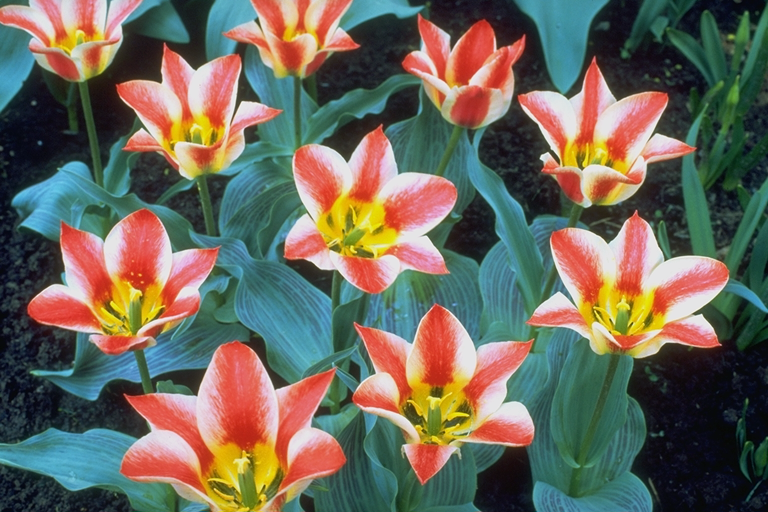
#> input picture tulips.png, 768 x 512 px
$ python Sobel_operator.py tulips.png
#> lines starting #> are read from the running program, lines starting #| are printed output that depends on the picture
import sys
import cv2 as cv


def main(argv):

    window_name = ('Sobel Demo - Simple Edge Detector')
    scale = 1
    delta = 0
    ddepth = cv.CV_16S

    src = cv.imread('tulips.png')
#> src is the input picture: shape (512, 768, 3); mean B, G, R 91.1, 104, 109.5
    gray = cv.cvtColor(src, cv.COLOR_BGR2GRAY)
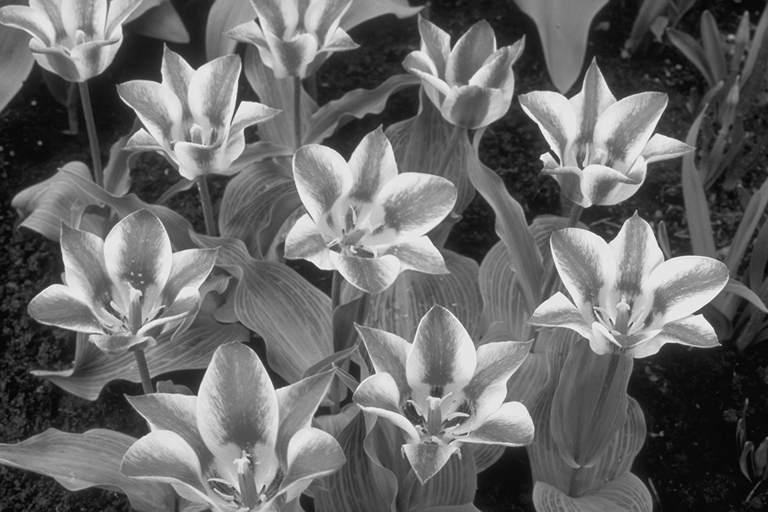
#> gray: shape (512, 768); min 4, max 244, mean 104.2
    grad_x = cv.Sobel(gray, ddepth, 1, 0, ksize=3, scale=scale,
                      delta=delta, borderType=cv.BORDER_DEFAULT)
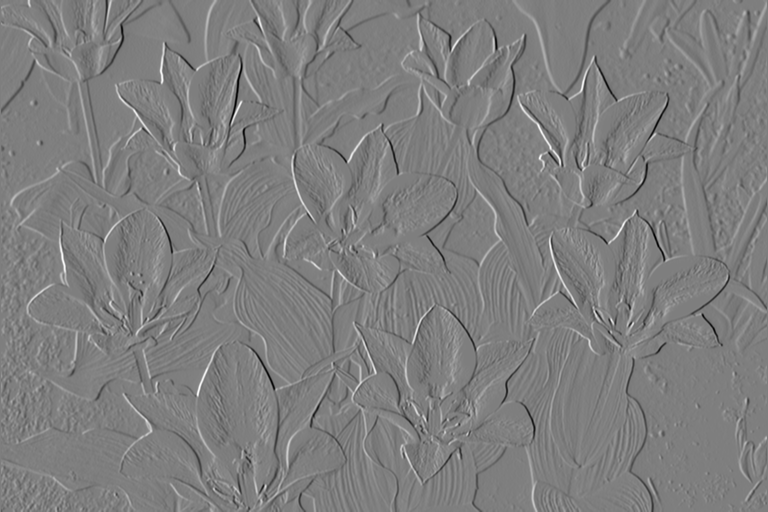
#> grad_x: shape (512, 768) int16; min -684, max 690, mean -0.1; drawn with min black and max white

    grad_y = cv.Scharr(gray, ddepth, 0, 1)
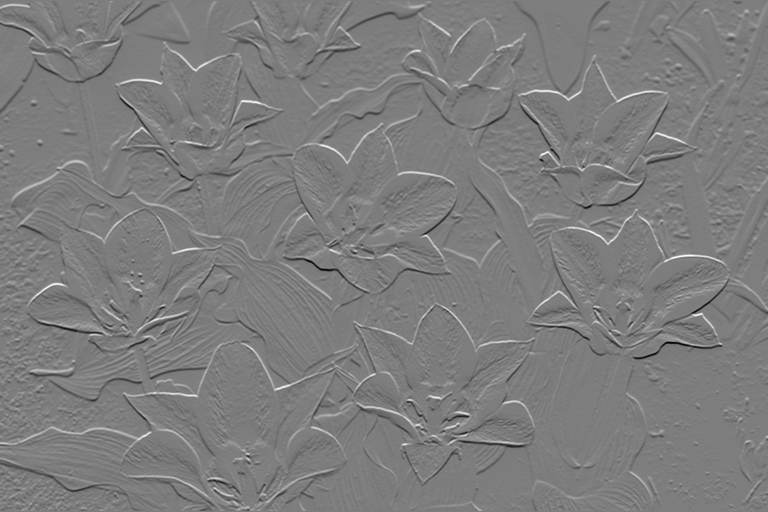
#> grad_y: shape (512, 768) int16; min -2798, max 2874, mean -1.9; drawn with min black and max white
    grad_y = cv.Sobel(gray, ddepth, 0, 1, ksize=3, scale=scale,
                      delta=delta, borderType=cv.BORDER_DEFAULT)

    abs_grad_x = cv.convertScaleAbs(grad_x)
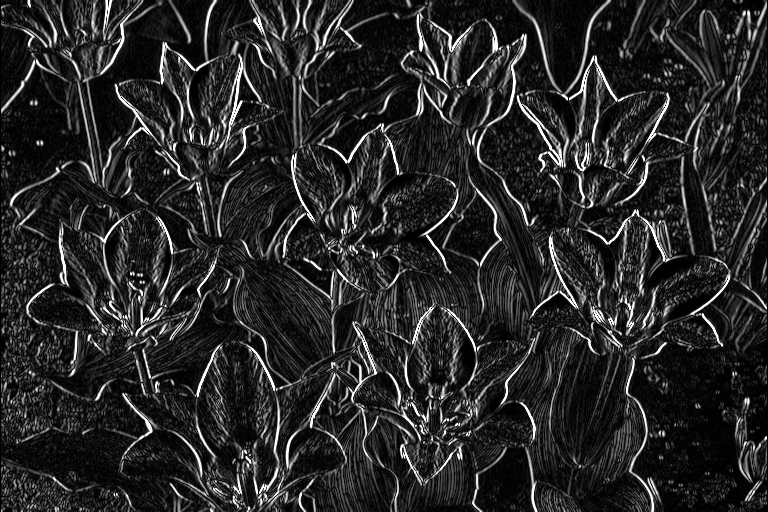
#> abs_grad_x: shape (512, 768); min 0, max 255, mean 40.6
    abs_grad_y = cv.convertScaleAbs(grad_y)
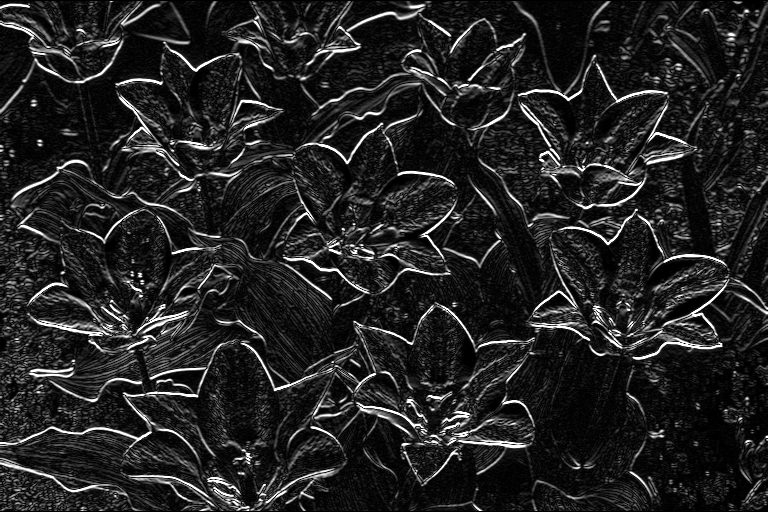
#> abs_grad_y: shape (512, 768); min 0, max 255, mean 35.7

    grad = cv.addWeighted(abs_grad_x, 0.5, abs_grad_y, 0.5, 0)
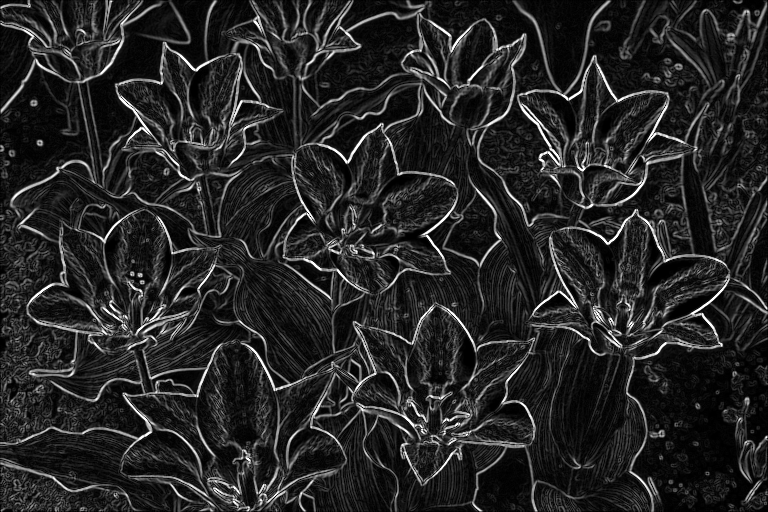
#> grad: shape (512, 768); min 0, max 255, mean 38.2

    cv.imwrite('sobel.png', grad)
    cv.imshow(window_name, grad)
    cv.waitKey(0)
    return 0


if __name__ == "__main__":
    main(sys.argv[1:])
